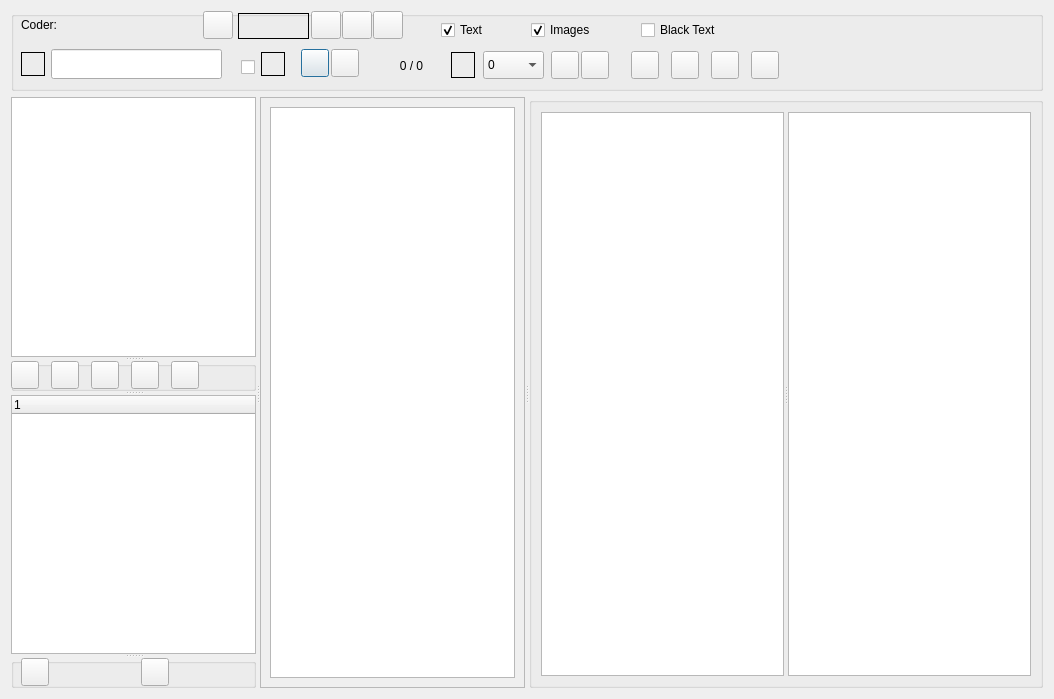
<?xml version="1.0" encoding="UTF-8"?>
<ui version="4.0">
 <class>Dialog_code_pdf</class>
 <widget class="QDialog" name="Dialog_code_pdf">
  <property name="geometry">
   <rect>
    <x>0</x>
    <y>0</y>
    <width>1054</width>
    <height>699</height>
   </rect>
  </property>
  <property name="windowTitle">
   <string>Code Text</string>
  </property>
  <layout class="QGridLayout" name="gridLayout_2">
   <item row="0" column="0">
    <widget class="QGroupBox" name="groupBox">
     <property name="minimumSize">
      <size>
       <width>0</width>
       <height>80</height>
      </size>
     </property>
     <property name="maximumSize">
      <size>
       <width>16777215</width>
       <height>80</height>
      </size>
     </property>
     <property name="title">
      <string/>
     </property>
     <widget class="QLabel" name="label_coder">
      <property name="geometry">
       <rect>
        <x>10</x>
        <y>0</y>
        <width>171</width>
        <height>28</height>
       </rect>
      </property>
      <property name="text">
       <string>Coder:</string>
      </property>
     </widget>
     <widget class="QLineEdit" name="lineEdit_search">
      <property name="geometry">
       <rect>
        <x>40</x>
        <y>38</y>
        <width>171</width>
        <height>30</height>
       </rect>
      </property>
      <property name="toolTip">
       <string>&lt;html&gt;&lt;head/&gt;&lt;body&gt;&lt;p&gt;Search for text.&lt;/p&gt;&lt;p&gt;check &lt;span style=&quot; font-weight:600;&quot;&gt;Case sensitive&lt;/span&gt; for case sensitive search&lt;/p&gt;&lt;p&gt;check &lt;span style=&quot; font-weight:600;&quot;&gt;All files&lt;/span&gt; for searching all files search&lt;/p&gt;
&lt;p&gt;Right-click to change automatic searching options&lt;/p&gt;&lt;/body&gt;&lt;/html&gt;</string>
      </property>
     </widget>
     <widget class="QCheckBox" name="checkBox_search_case">
      <property name="geometry">
       <rect>
        <x>230</x>
        <y>38</y>
        <width>21</width>
        <height>36</height>
       </rect>
      </property>
      <property name="toolTip">
       <string>&lt;html&gt;&lt;head/&gt;&lt;body&gt;&lt;p&gt;search case sensitive&lt;/p&gt;&lt;/body&gt;&lt;/html&gt;</string>
      </property>
      <property name="text">
       <string/>
      </property>
     </widget>
     <widget class="QLabel" name="label_search_totals">
      <property name="geometry">
       <rect>
        <x>360</x>
        <y>44</y>
        <width>81</width>
        <height>22</height>
       </rect>
      </property>
      <property name="text">
       <string>0 / 0</string>
      </property>
      <property name="alignment">
       <set>Qt::AlignCenter</set>
      </property>
     </widget>
     <widget class="QLabel" name="label_codes_count">
      <property name="geometry">
       <rect>
        <x>570</x>
        <y>46</y>
        <width>41</width>
        <height>22</height>
       </rect>
      </property>
      <property name="text">
       <string/>
      </property>
      <property name="alignment">
       <set>Qt::AlignRight|Qt::AlignTrailing|Qt::AlignVCenter</set>
      </property>
     </widget>
     <widget class="QPushButton" name="pushButton_previous">
      <property name="geometry">
       <rect>
        <x>290</x>
        <y>38</y>
        <width>28</width>
        <height>28</height>
       </rect>
      </property>
      <property name="toolTip">
       <string>&lt;html&gt;&lt;head/&gt;&lt;body&gt;&lt;p&gt;Previous&lt;/p&gt;&lt;/body&gt;&lt;/html&gt;</string>
      </property>
      <property name="text">
       <string/>
      </property>
     </widget>
     <widget class="QPushButton" name="pushButton_next">
      <property name="geometry">
       <rect>
        <x>320</x>
        <y>38</y>
        <width>28</width>
        <height>28</height>
       </rect>
      </property>
      <property name="toolTip">
       <string>&lt;html&gt;&lt;head/&gt;&lt;body&gt;&lt;p&gt;Next&lt;/p&gt;&lt;/body&gt;&lt;/html&gt;</string>
      </property>
      <property name="text">
       <string/>
      </property>
     </widget>
     <widget class="QLabel" name="label_search_case_sensitive">
      <property name="geometry">
       <rect>
        <x>250</x>
        <y>41</y>
        <width>24</width>
        <height>24</height>
       </rect>
      </property>
      <property name="toolTip">
       <string>&lt;html&gt;&lt;head/&gt;&lt;body&gt;&lt;p&gt;Search text. Case sensitive&lt;/p&gt;&lt;/body&gt;&lt;/html&gt;</string>
      </property>
      <property name="autoFillBackground">
       <bool>false</bool>
      </property>
      <property name="frameShape">
       <enum>QFrame::Box</enum>
      </property>
      <property name="text">
       <string/>
      </property>
      <property name="alignment">
       <set>Qt::AlignRight|Qt::AlignTrailing|Qt::AlignVCenter</set>
      </property>
      <property name="wordWrap">
       <bool>true</bool>
      </property>
     </widget>
     <widget class="QLabel" name="label_search_regex">
      <property name="geometry">
       <rect>
        <x>10</x>
        <y>41</y>
        <width>24</width>
        <height>24</height>
       </rect>
      </property>
      <property name="toolTip">
       <string>&lt;html&gt;&lt;head/&gt;&lt;body&gt;&lt;p&gt;Search uses Regex functions. &lt;/p&gt;&lt;p&gt;A dot ‘.’ is used as a wild card, e.g. ‘.ears’ will match ‘bears’ and ‘years’. &lt;/p&gt;&lt;p&gt;A ‘?’ after a character will match one or none times that character, e.g. ‘bears?’ will match ‘bear’ and ‘bears’ &lt;/p&gt;&lt;p&gt;&lt;span style=&quot; background-color:transparent;&quot;&gt;A ‘*’ after a character will match zero or more times. &lt;/span&gt;&lt;/p&gt;&lt;p&gt;&lt;span style=&quot; background-color:transparent;&quot;&gt;‘&lt;/span&gt;\. will match the dot symbol, ‘\?’ will match the question mark. ‘\n’ will match the line ending symbol. &lt;/p&gt;&lt;p&gt;Regex cheatsheet: www.rexegg.com/regex-quickstart.html&lt;/p&gt;&lt;/body&gt;&lt;/html&gt;</string>
      </property>
      <property name="autoFillBackground">
       <bool>false</bool>
      </property>
      <property name="frameShape">
       <enum>QFrame::Box</enum>
      </property>
      <property name="text">
       <string/>
      </property>
      <property name="alignment">
       <set>Qt::AlignRight|Qt::AlignTrailing|Qt::AlignVCenter</set>
      </property>
      <property name="wordWrap">
       <bool>true</bool>
      </property>
     </widget>
     <widget class="QPushButton" name="pushButton_help">
      <property name="geometry">
       <rect>
        <x>700</x>
        <y>40</y>
        <width>28</width>
        <height>28</height>
       </rect>
      </property>
      <property name="toolTip">
       <string>Help</string>
      </property>
      <property name="text">
       <string/>
      </property>
     </widget>
     <widget class="QCheckBox" name="checkBox_image">
      <property name="geometry">
       <rect>
        <x>520</x>
        <y>6</y>
        <width>101</width>
        <height>26</height>
       </rect>
      </property>
      <property name="text">
       <string>Images</string>
      </property>
      <property name="checked">
       <bool>true</bool>
      </property>
     </widget>
     <widget class="QCheckBox" name="checkBox_black_text">
      <property name="geometry">
       <rect>
        <x>630</x>
        <y>6</y>
        <width>141</width>
        <height>26</height>
       </rect>
      </property>
      <property name="toolTip">
       <string>&lt;html&gt;&lt;head/&gt;&lt;body&gt;&lt;p&gt;Useful if font colours are harder to see&lt;/p&gt;&lt;/body&gt;&lt;/html&gt;</string>
      </property>
      <property name="text">
       <string>Black Text</string>
      </property>
     </widget>
     <widget class="QCheckBox" name="checkBox_text">
      <property name="geometry">
       <rect>
        <x>430</x>
        <y>6</y>
        <width>81</width>
        <height>26</height>
       </rect>
      </property>
      <property name="text">
       <string>Text</string>
      </property>
      <property name="checked">
       <bool>true</bool>
      </property>
     </widget>
     <widget class="QLabel" name="label_font_size">
      <property name="geometry">
       <rect>
        <x>440</x>
        <y>41</y>
        <width>24</width>
        <height>26</height>
       </rect>
      </property>
      <property name="toolTip">
       <string>&lt;html&gt;&lt;head/&gt;&lt;body&gt;&lt;p&gt;Pdf font size adjustment&lt;/p&gt;&lt;/body&gt;&lt;/html&gt;</string>
      </property>
      <property name="autoFillBackground">
       <bool>false</bool>
      </property>
      <property name="frameShape">
       <enum>QFrame::Box</enum>
      </property>
      <property name="text">
       <string/>
      </property>
      <property name="alignment">
       <set>Qt::AlignRight|Qt::AlignTrailing|Qt::AlignVCenter</set>
      </property>
      <property name="wordWrap">
       <bool>true</bool>
      </property>
     </widget>
     <widget class="QLabel" name="label_pages">
      <property name="geometry">
       <rect>
        <x>227</x>
        <y>2</y>
        <width>71</width>
        <height>26</height>
       </rect>
      </property>
      <property name="toolTip">
       <string>&lt;html&gt;&lt;head/&gt;&lt;body&gt;&lt;p&gt;Pages&lt;/p&gt;&lt;/body&gt;&lt;/html&gt;</string>
      </property>
      <property name="autoFillBackground">
       <bool>false</bool>
      </property>
      <property name="frameShape">
       <enum>QFrame::Box</enum>
      </property>
      <property name="text">
       <string/>
      </property>
      <property name="alignment">
       <set>Qt::AlignCenter</set>
      </property>
      <property name="wordWrap">
       <bool>true</bool>
      </property>
     </widget>
     <widget class="QPushButton" name="pushButton_object_info">
      <property name="geometry">
       <rect>
        <x>740</x>
        <y>40</y>
        <width>28</width>
        <height>28</height>
       </rect>
      </property>
      <property name="toolTip">
       <string>&lt;html&gt;&lt;head/&gt;&lt;body&gt;&lt;p&gt;PDF object information&lt;/p&gt;&lt;/body&gt;&lt;/html&gt;</string>
      </property>
      <property name="text">
       <string/>
      </property>
     </widget>
     <widget class="QPushButton" name="pushButton_export">
      <property name="geometry">
       <rect>
        <x>660</x>
        <y>40</y>
        <width>28</width>
        <height>28</height>
       </rect>
      </property>
      <property name="toolTip">
       <string>&lt;html&gt;&lt;head/&gt;&lt;body&gt;&lt;p&gt;Export image&lt;/p&gt;&lt;/body&gt;&lt;/html&gt;</string>
      </property>
      <property name="text">
       <string/>
      </property>
     </widget>
     <widget class="QComboBox" name="comboBox_fontsize">
      <property name="geometry">
       <rect>
        <x>472</x>
        <y>40</y>
        <width>61</width>
        <height>28</height>
       </rect>
      </property>
      <item>
       <property name="text">
        <string>0</string>
       </property>
      </item>
      <item>
       <property name="text">
        <string>-1</string>
       </property>
      </item>
      <item>
       <property name="text">
        <string>-2</string>
       </property>
      </item>
      <item>
       <property name="text">
        <string>-3</string>
       </property>
      </item>
      <item>
       <property name="text">
        <string>-4</string>
       </property>
      </item>
     </widget>
     <widget class="QPushButton" name="pushButton_previous_page">
      <property name="geometry">
       <rect>
        <x>192</x>
        <y>0</y>
        <width>30</width>
        <height>28</height>
       </rect>
      </property>
      <property name="toolTip">
       <string>&lt;html&gt;&lt;head/&gt;&lt;body&gt;&lt;p&gt;Previous&lt;/p&gt;&lt;/body&gt;&lt;/html&gt;</string>
      </property>
      <property name="text">
       <string/>
      </property>
     </widget>
     <widget class="QPushButton" name="pushButton_next_page">
      <property name="geometry">
       <rect>
        <x>300</x>
        <y>0</y>
        <width>30</width>
        <height>28</height>
       </rect>
      </property>
      <property name="toolTip">
       <string>&lt;html&gt;&lt;head/&gt;&lt;body&gt;&lt;p&gt;Next&lt;/p&gt;&lt;/body&gt;&lt;/html&gt;</string>
      </property>
      <property name="text">
       <string/>
      </property>
     </widget>
     <widget class="QPushButton" name="pushButton_last_page">
      <property name="geometry">
       <rect>
        <x>331</x>
        <y>0</y>
        <width>30</width>
        <height>28</height>
       </rect>
      </property>
      <property name="toolTip">
       <string>&lt;html&gt;&lt;head/&gt;&lt;body&gt;&lt;p&gt;Last Page&lt;/p&gt;&lt;/body&gt;&lt;/html&gt;</string>
      </property>
      <property name="text">
       <string/>
      </property>
     </widget>
     <widget class="QPushButton" name="pushButton_goto_page">
      <property name="geometry">
       <rect>
        <x>362</x>
        <y>0</y>
        <width>30</width>
        <height>28</height>
       </rect>
      </property>
      <property name="toolTip">
       <string>&lt;html&gt;&lt;head/&gt;&lt;body&gt;&lt;p&gt;Go to page&lt;/p&gt;&lt;/body&gt;&lt;/html&gt;</string>
      </property>
      <property name="text">
       <string/>
      </property>
     </widget>
     <widget class="QPushButton" name="pushButton_zoom_in">
      <property name="geometry">
       <rect>
        <x>540</x>
        <y>40</y>
        <width>28</width>
        <height>28</height>
       </rect>
      </property>
      <property name="toolTip">
       <string>&lt;html&gt;&lt;head/&gt;&lt;body&gt;&lt;p&gt;Zoom in (Shift Plus)&lt;/p&gt;&lt;/body&gt;&lt;/html&gt;</string>
      </property>
      <property name="text">
       <string/>
      </property>
     </widget>
     <widget class="QPushButton" name="pushButton_zoom_out">
      <property name="geometry">
       <rect>
        <x>570</x>
        <y>40</y>
        <width>28</width>
        <height>28</height>
       </rect>
      </property>
      <property name="toolTip">
       <string>&lt;html&gt;&lt;head/&gt;&lt;body&gt;&lt;p&gt;Zoom Out (Ctrl Minus)&lt;/p&gt;&lt;/body&gt;&lt;/html&gt;</string>
      </property>
      <property name="text">
       <string/>
      </property>
     </widget>
     <widget class="QPushButton" name="pushButton_default_new_code_color">
      <property name="geometry">
       <rect>
        <x>620</x>
        <y>40</y>
        <width>28</width>
        <height>28</height>
       </rect>
      </property>
      <property name="toolTip">
       <string>Set default colour for new codes</string>
      </property>
      <property name="text">
       <string/>
      </property>
     </widget>
    </widget>
   </item>
   <item row="1" column="0">
    <widget class="QSplitter" name="splitter">
     <property name="orientation">
      <enum>Qt::Horizontal</enum>
     </property>
     <widget class="QSplitter" name="leftsplitter">
      <property name="orientation">
       <enum>Qt::Vertical</enum>
      </property>
      <widget class="QListWidget" name="listWidget">
       <property name="minimumSize">
        <size>
         <width>0</width>
         <height>20</height>
        </size>
       </property>
      </widget>
      <widget class="QGroupBox" name="groupBox_file_buttons">
       <property name="minimumSize">
        <size>
         <width>0</width>
         <height>30</height>
        </size>
       </property>
       <property name="maximumSize">
        <size>
         <width>16777215</width>
         <height>30</height>
        </size>
       </property>
       <property name="title">
        <string/>
       </property>
       <widget class="QPushButton" name="pushButton_latest">
        <property name="geometry">
         <rect>
          <x>40</x>
          <y>0</y>
          <width>28</width>
          <height>28</height>
         </rect>
        </property>
        <property name="toolTip">
         <string>&lt;html&gt;&lt;head/&gt;&lt;body&gt;&lt;p&gt;File with latest coding&lt;/p&gt;&lt;/body&gt;&lt;/html&gt;</string>
        </property>
        <property name="text">
         <string/>
        </property>
       </widget>
       <widget class="QPushButton" name="pushButton_view_original">
        <property name="geometry">
         <rect>
          <x>80</x>
          <y>0</y>
          <width>28</width>
          <height>28</height>
         </rect>
        </property>
        <property name="toolTip">
         <string>&lt;html&gt;&lt;head/&gt;&lt;body&gt;&lt;p&gt;Go to bookmark&lt;/p&gt;&lt;/body&gt;&lt;/html&gt;</string>
        </property>
        <property name="text">
         <string/>
        </property>
       </widget>
       <widget class="QPushButton" name="pushButton_next_file">
        <property name="geometry">
         <rect>
          <x>0</x>
          <y>0</y>
          <width>28</width>
          <height>28</height>
         </rect>
        </property>
        <property name="toolTip">
         <string>&lt;html&gt;&lt;head/&gt;&lt;body&gt;&lt;p&gt;Next file&lt;/p&gt;&lt;/body&gt;&lt;/html&gt;</string>
        </property>
        <property name="text">
         <string/>
        </property>
       </widget>
       <widget class="QPushButton" name="pushButton_document_memo">
        <property name="geometry">
         <rect>
          <x>120</x>
          <y>0</y>
          <width>28</width>
          <height>28</height>
         </rect>
        </property>
        <property name="toolTip">
         <string>&lt;html&gt;&lt;head/&gt;&lt;body&gt;&lt;p&gt;File memo&lt;/p&gt;&lt;/body&gt;&lt;/html&gt;</string>
        </property>
        <property name="text">
         <string/>
        </property>
       </widget>
       <widget class="QPushButton" name="pushButton_file_attributes">
        <property name="geometry">
         <rect>
          <x>160</x>
          <y>0</y>
          <width>28</width>
          <height>28</height>
         </rect>
        </property>
        <property name="toolTip">
         <string>Show files with file attributes</string>
        </property>
        <property name="text">
         <string/>
        </property>
       </widget>
      </widget>
      <widget class="QTreeWidget" name="treeWidget">
       <column>
        <property name="text">
         <string notr="true">1</string>
        </property>
       </column>
      </widget>
      <widget class="QGroupBox" name="groupBox_coding_buttons">
       <property name="minimumSize">
        <size>
         <width>0</width>
         <height>30</height>
        </size>
       </property>
       <property name="maximumSize">
        <size>
         <width>16777215</width>
         <height>30</height>
        </size>
       </property>
       <property name="title">
        <string/>
       </property>
       <widget class="QPushButton" name="pushButton_important">
        <property name="geometry">
         <rect>
          <x>130</x>
          <y>0</y>
          <width>28</width>
          <height>28</height>
         </rect>
        </property>
        <property name="toolTip">
         <string>Show codings flagged important</string>
        </property>
        <property name="text">
         <string/>
        </property>
       </widget>
       <widget class="QLabel" name="label_code">
        <property name="geometry">
         <rect>
          <x>180</x>
          <y>0</y>
          <width>28</width>
          <height>28</height>
         </rect>
        </property>
        <property name="toolTip">
         <string>Right click below to create new codes and categories</string>
        </property>
        <property name="text">
         <string/>
        </property>
        <property name="wordWrap">
         <bool>true</bool>
        </property>
       </widget>
       <widget class="QPushButton" name="pushButton_find_code">
        <property name="geometry">
         <rect>
          <x>10</x>
          <y>0</y>
          <width>28</width>
          <height>28</height>
         </rect>
        </property>
        <property name="toolTip">
         <string>Find code</string>
        </property>
        <property name="text">
         <string/>
        </property>
       </widget>
      </widget>
     </widget>
     <widget class="QScrollArea" name="scrollArea">
      <property name="widgetResizable">
       <bool>true</bool>
      </property>
      <widget class="QWidget" name="scrollAreaWidgetContents">
       <property name="geometry">
        <rect>
         <x>0</x>
         <y>0</y>
         <width>264</width>
         <height>588</height>
        </rect>
       </property>
       <layout class="QGridLayout" name="gridLayout_3">
        <item row="0" column="0">
         <widget class="QGraphicsView" name="graphicsView"/>
        </item>
       </layout>
      </widget>
     </widget>
     <widget class="QGroupBox" name="groupBox_info">
      <property name="title">
       <string/>
      </property>
      <layout class="QGridLayout" name="gridLayout">
       <item row="0" column="0">
        <widget class="QSplitter" name="splitter_2">
         <property name="orientation">
          <enum>Qt::Horizontal</enum>
         </property>
         <widget class="QTextEdit" name="textEdit">
          <property name="tabChangesFocus">
           <bool>true</bool>
          </property>
         </widget>
         <widget class="QTextEdit" name="textEdit_2"/>
        </widget>
       </item>
      </layout>
     </widget>
    </widget>
   </item>
  </layout>
 </widget>
 <tabstops>
  <tabstop>pushButton_help</tabstop>
  <tabstop>lineEdit_search</tabstop>
  <tabstop>checkBox_search_case</tabstop>
  <tabstop>pushButton_previous</tabstop>
  <tabstop>pushButton_next</tabstop>
  <tabstop>listWidget</tabstop>
  <tabstop>pushButton_next_file</tabstop>
  <tabstop>pushButton_latest</tabstop>
  <tabstop>pushButton_view_original</tabstop>
  <tabstop>pushButton_document_memo</tabstop>
  <tabstop>pushButton_file_attributes</tabstop>
  <tabstop>treeWidget</tabstop>
  <tabstop>pushButton_important</tabstop>
  <tabstop>scrollArea</tabstop>
  <tabstop>textEdit</tabstop>
 </tabstops>
 <resources/>
 <connections/>
</ui>
